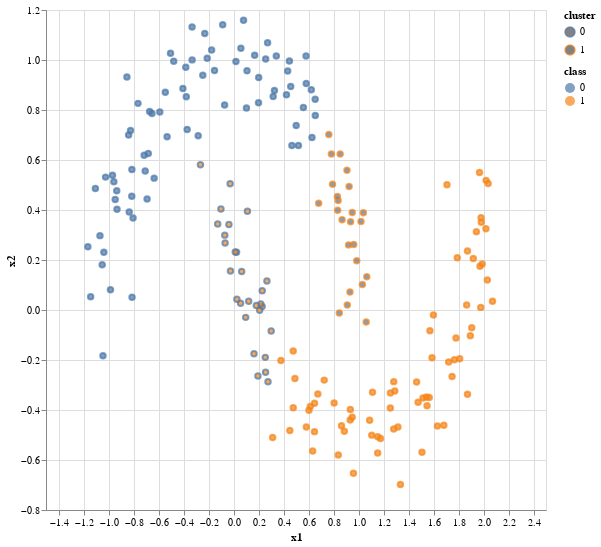

Notebook source saved alongside this figure:
### Code cell
# VISUALISATION
(alt.Chart(data_df).
 properties(height=500, width=500).
 mark_point().
 encode(x='x1',
        y='x2',
        color='cluster:N',
        fill='class:N')
 ) #.show()

### Figure 1 — Vega-Lite specification as saved in the notebook (floating-point values rounded to 4 significant figures; data arrays with more than 128 entries replaced by an {"elided": "..."} marker saying what was removed)
{"$schema": "https://vega.github.io/schema/vega-lite/v4.8.1.json", "config": {"view": {"continuousHeight": 300, "continuousWidth": 400}}, "data": {"name": "data-5579d44178b0223fc1b2fa25bffb00a2"}, "datasets": {"data-5579d44178b0223fc1b2fa25bffb00a2": {"elided": "200 records"}}, "encoding": {"color": {"field": "cluster", "type": "nominal"}, "fill": {"field": "class", "type": "nominal"}, "x": {"field": "x1", "type": "quantitative"}, "y": {"field": "x2", "type": "quantitative"}}, "height": 500, "mark": "point", "width": 500}
